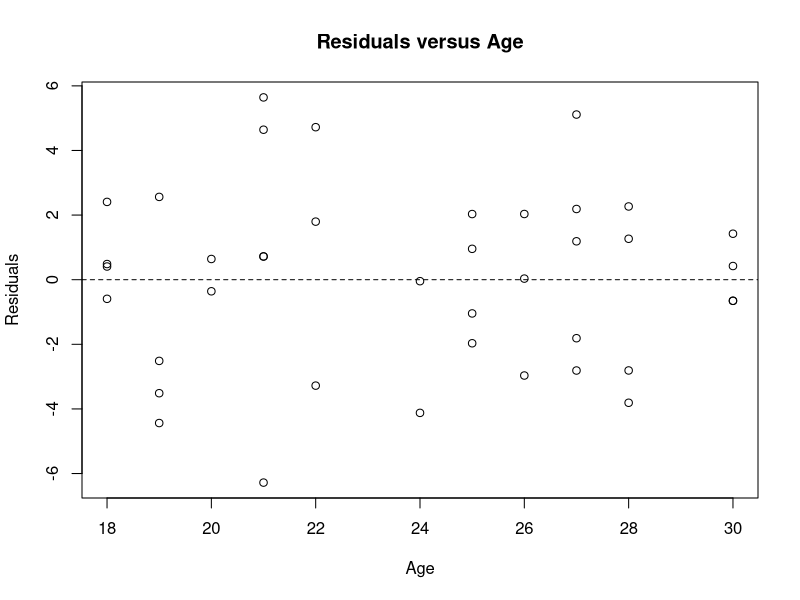
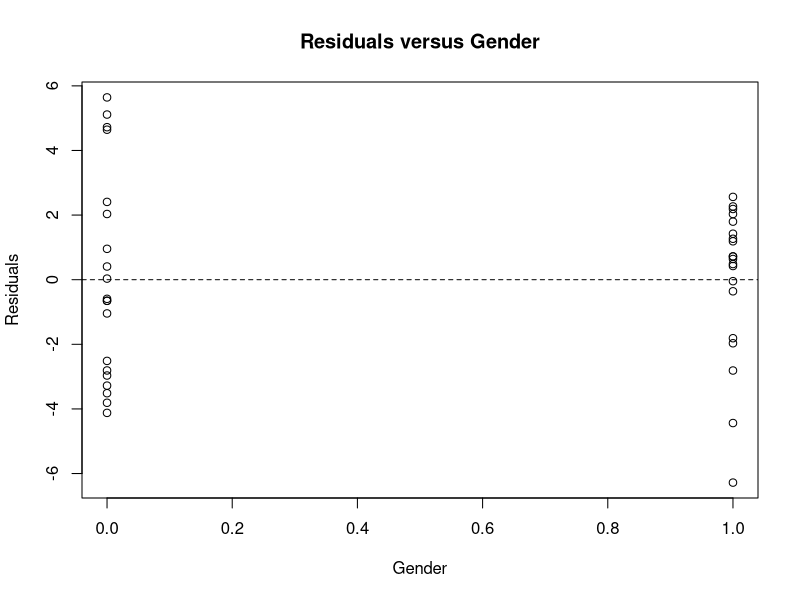

Recreate these plots in R, in order.
# Homework 8

# 1. Import the dataset. Are there any missing values? Note: Do NOT convert any variables
# to factors. Include your code in your answer.

running_data <- read.csv("running_speed.csv", header = TRUE)
sum(is.na(running_data))
# 0
# There are no missing values in running_speed.

# 2. Run and save the multiple linear regression model without interactions. Use Age and
# Gender to predict Running_Speed.

running_model <- lm(Running_Speed ~ Age + Gender, data = running_data)

# 3. (Assumptions) Check the linearity assumption by investigating plots of the residuals versus
# each of the x-variables. Do you think it is met or not? Explain why or why not for each
# variable. In your submission, make sure to include your graphs.

plot(running_data$Age, running_model$residuals, xlab = "Age", ylab = "Residuals", main = "Residuals versus Age")
abline(h = 0, lty = 2)

plot(running_data$Gender, running_model$residuals, xlab = "Gender", ylab = "Residuals", main = "Residuals versus Gender")
abline(h = 0, lty = 2)

# The linearity assumption is met for both x-variables. For Age, there is no clear pattern present in the plot, 
# which means that the linearity assumption is met. For Gender, both genders appear evenly distributed around 0,
# which means that the linearity assumption is met.

# 4. (Assumptions) Explain why we don’t need to check the independence assumption.

# We don't need to check the independence assumption because each person's running speed is only measured once.
# Each observation in the running_data dataset represents an individual person. We can reasonably assume that each person's running speed is independent.

# 
